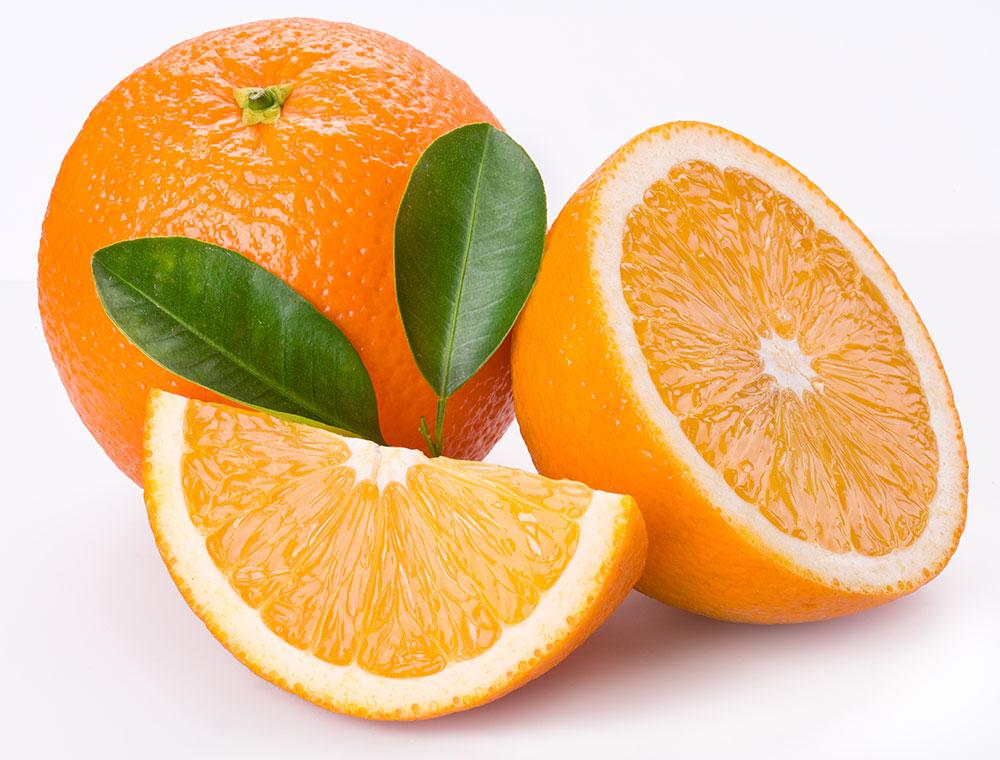
#> input picture im_orange.jpg, 1000 x 760 px
$ python u_11_1_PIL.py
#> lines starting #> are read from the running program, lines starting #| are printed output that depends on the picture
from PIL import Image, ImageFilter
from pprint import  pprint

#  функция для линейного склеивания изображений, взято с https://pillow.readthedocs.io/en/stable/handbook/tutorial.html
def merge(im1: Image.Image, im2: Image.Image) -> Image.Image:
    w = im1.size[0] + im2.size[0]
    h = max(im1.size[1], im2.size[1])
    im = Image.new("RGB", (w, h))
    im.paste(im1)
    im.paste(im2, (im1.size[0], 0))
    return im

orig = Image.open('im_orange.jpg')  #  Позволяет работать с картинками - синтаксис как в работе с файлами
#> orig is the input picture: PIL image 1000x760 RGB; mean R, G, B 228.9, 189.2, 140.4
pprint(dir(orig))
#> (printed output is left out)
# с помощью различных атрибутов можно узнать некоторые сведения о файле
print(orig.__doc__, orig.format, orig.size, orig.mode, orig.filename, orig.fp, orig.__module__, orig.info, sep='\n')
#| None
#| JPEG
#| (1000, 760)
#| RGB
#| im_orange.jpg
#| None
#| PIL.JpegImagePlugin
#| {'jfif': 257, 'jfif_version': (1, 1), 'jfif_unit': 0, 'jfif_density': (1, 1), 'progressive': 1, 'progression': 1}

img2 = orig.crop((10,10,300,300))
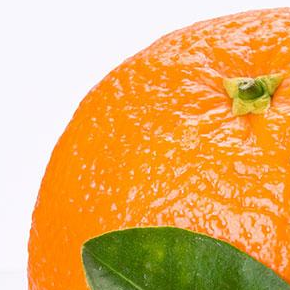
#> img2: PIL image 290x290 RGB; mean R, G, B 228.3, 176.2, 105.8

orig.thumbnail((100, 100))  # можно изменять размеры исходного изображения
#> orig: PIL image 100x76 RGB
orig.filter(ImageFilter.BLUR).show()  # можно применять различные фильтры, пример - размытие

img = orig.filter(ImageFilter.EMBOSS)  # если применение фильтра не сохранить, то исходное изображение не изменяется
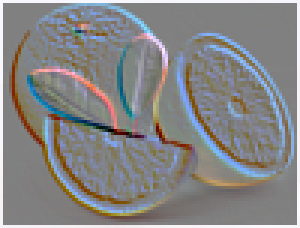
#> img: PIL image 100x76 RGB (shown 3 times larger); mean R, G, B 133.5, 133.4, 133.9
img.save('im_orange_1.png')
img.show()  # посмотреть результат/картинку, используется средство просмотра изображений по умолчанию

img2.save('im_orange_2.png')
img2.show()

img3 = merge(img, img2)
#> in merge, `im = Image.new("RGB", (w, h))`: im: PIL image 390x290 RGB; every value is 0
#> in merge, `im.paste(im2, (im1.size[0], 0))`:
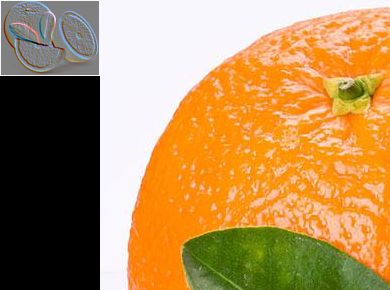
#> im: PIL image 390x290 RGB; mean R, G, B 178.7, 140, 87.7
img3.show()
img3.save('im_orange_3.jpg')

r, g, b = img3.split()
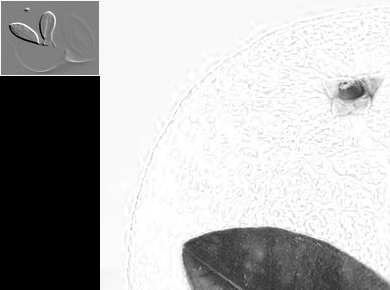
#> r: PIL image 390x290 L; min 0, max 255, mean 178.7
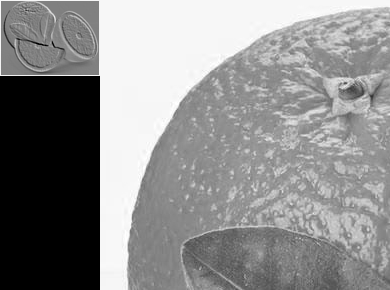
#> g: PIL image 390x290 L; min 0, max 255, mean 140
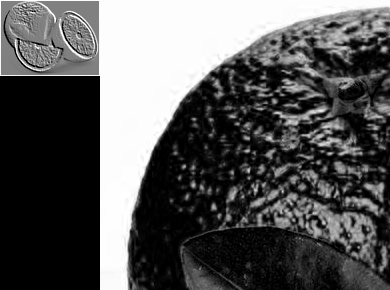
#> b: PIL image 390x290 L; min 0, max 255, mean 87.7
img4 = Image.merge("RGB", (g, b, r))
img4 = img4.resize((500, 500))  # можно менять размеры с изменением отношения сторон
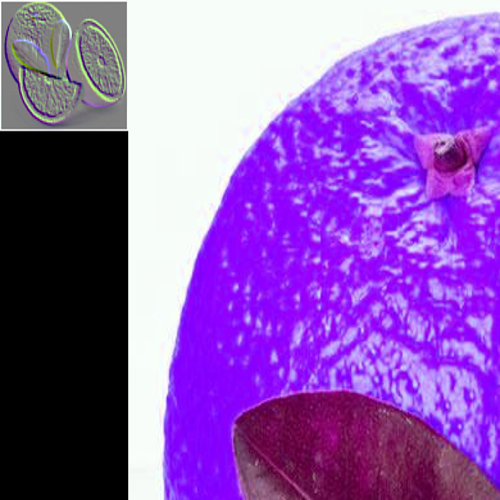
#> img4: PIL image 500x500 RGB; mean R, G, B 140, 87.7, 178.7
img4.show()
img4.save('im_orange_4.jpg')

img3.close()  # если файлы не закрывать, то они копятся в памяти, у меня после 45 шт. новые картинки не открывались
img.close()
orig.close()
img2.close()
